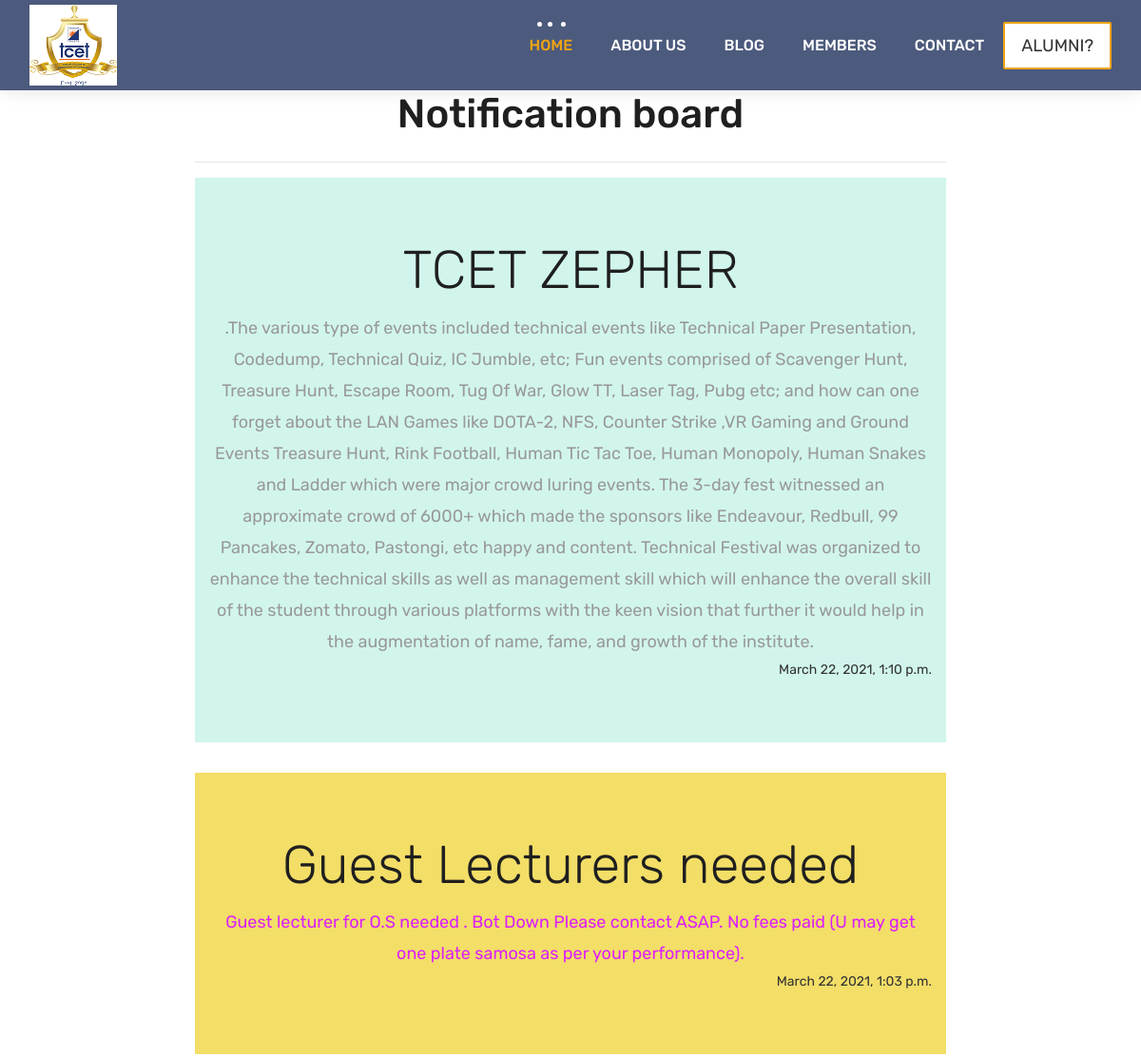
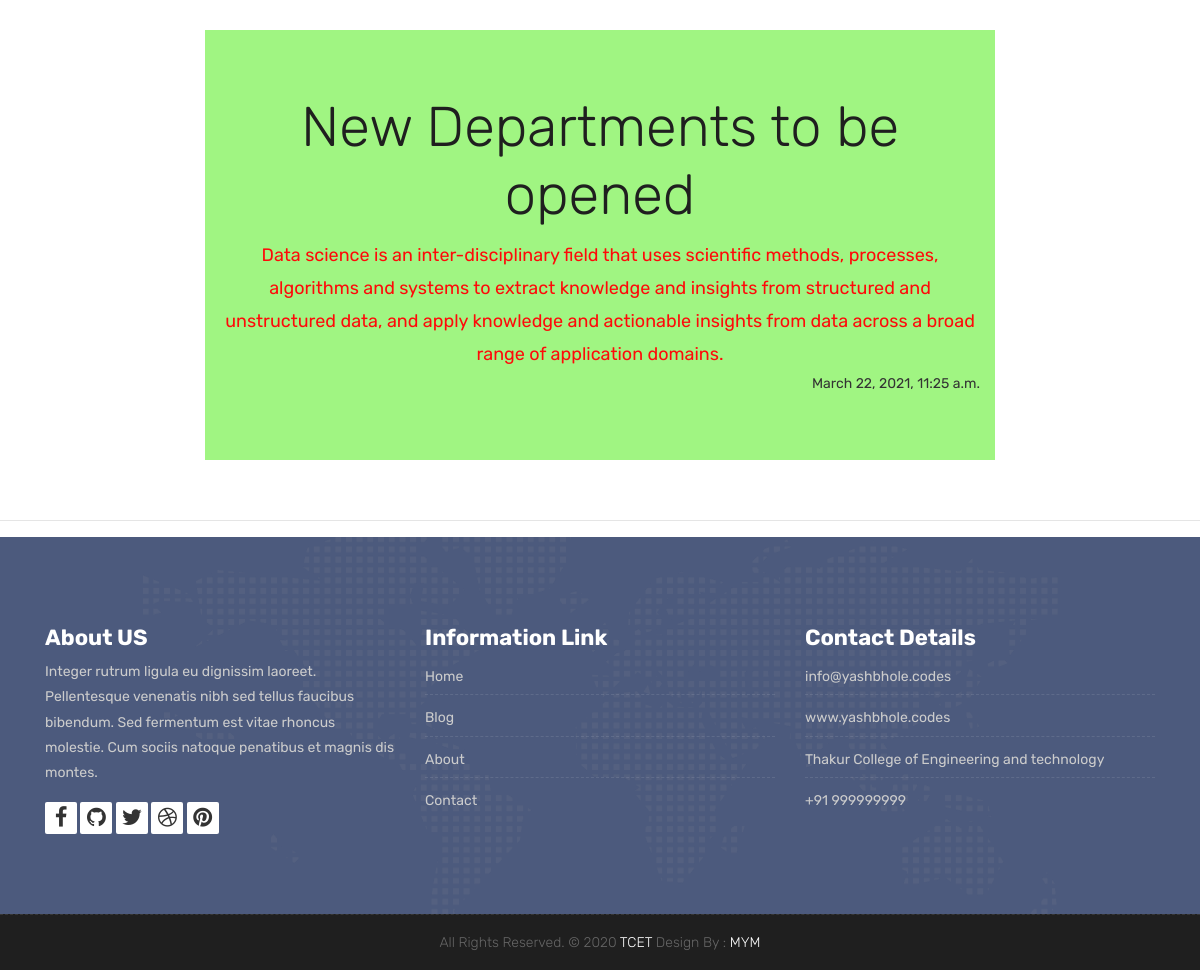
/notifications/, run on the app's committed database (2 pictures, top to bottom).
### website/models.py (models this page shows, shortened)
class Notification(models.Model):
    NEWS_TYPE = (
        ("Infomative", "Informative"),
        ("Events", "Events"),
        ("Urgent", "Urgent"),
    )
    Title = models.CharField(max_length=100)
    Type = models.CharField(max_length=100, choices=NEWS_TYPE)
    description = models.TextField(max_length=2500)
    created = models.DateTimeField(default=timezone.now)

### website/views.py (the view)
# urls.py: path('notifications/',notification_system, name='notification'),
def notification_system(request):
    context={}
    Notification_list = Notification.objects.all().order_by('created').reverse()
    template = 'website/notifications.html'
    context['Notification_list'] = Notification_list
    return render(request, template, context)

### website/templates/website/notifications.html (shortened to what this page needs)
{% extends 'website/header_&_footer.html' %}
{% load static %}
	{% block content %}
	<div class="section-title row text-center">
                <div class="col-md-8 offset-md-2">
                    <h3>Notification board</h3>
                    <hr>
                    {% for notification in Notification_list %}
                    {% if notification.Type == 'Events' %}
                    <div class="jumbotron jumbotron-fluid" style="background-color:#d1f5ed">
                      <div class="container">
                        <h1 class="display-4">{{ notification.Title }}</h1>
                        <p class="lead">{{ notification.description }}</p>
                        <div class="float-right">{{ notification.created}}</div><br>
                      </div>
                    </div>
                    {% elif notification.Type == 'Infomative' %}
                    <div class="jumbotron jumbotron-fluid" style="background-color:#a0f582">
                      <div class="container">
                        <h1 class="display-4">{{ notification.Title }}</h1>
                        <p style="color:#ff0909">{{ notification.description }}</p>
                        <div class="float-right">{{ notification.created}}</div><br>
                      </div>
                    </div>
                    {% elif notification.Type == 'Urgent' %}
                    <div class="jumbotron jumbotron-fluid" style="background-color:#f3de67">
                      <div class="container">
                        <h1 class="display-4">{{ notification.Title }}</h1>
                        <p class="lead" style="color:#db1ffa">{{ notification.description }}</p>
                        <div class="float-right">{{ notification.created}}</div><br>
                      </div>
                    </div>
                    {% endif %}
                    {% endfor %}
                </div>
            </div>
        <hr>
    {% endblock %}

### static/website/css/style.css (style rules this page uses)
body { color: #333333; font-size: 14px; font-family: 'Rubik', sans-serif; line-height: 1.80857; }
html, body { height: 100%; }
h1, h2, h3, h4, h5, h6 { letter-spacing: 0; font-weight: normal; position: relative; padding: 0 0 10px 0; font-weight: normal; line-height: 120% !important; color: #1f1f1f; margin: 0 }
h1 { font-size: 24px }
h3 { font-size: 18px }
.lead { font-size: 18px; line-height: 30px; color: #767676; margin: 0; padding: 0; }
.section-title { display: block; position: relative; margin-bottom: 60px; }
.section-title p { color: #999; font-weight: 400; font-size: 18px; line-height: 33px; margin: 0; }
.section-title h3 { font-size: 42px; font-weight: 500; line-height: 62px; margin: 0 0 25px; padding: 0; text-transform: none; }

### data on the page
Notification: Title "TCET ZEPHER", description ".The various type of events included technical events like Technical Paper Presentation, Codedump, Technical Quiz, IC Jumble, etc; Fun events comprised of Scavenger Hunt, Treasure Hunt, Escape Room, Tug Of War, Glow TT, Laser Tag, Pubg etc; and how can one forget about the LAN Games like DOTA-2, NFS, Counter Strike ,VR Gaming and Ground Events Treasure Hunt, Rink Football, Human Tic Tac Toe, Human Monopoly, Human Snakes and Ladder which were major crowd luring events. The 3-day fest witnessed an approximate crowd of 6000+ which made the sponsors like Endeavour, Redbull, 99 Pancakes, Zomato, Pastongi, etc happy and content. Technical Festival was organized to enhance the technical skills as…", created "March 22, 2021, 1:10 p.m."
Notification: Title "Guest Lecturers needed", description "Guest lecturer for O.S needed . Bot Down Please contact ASAP. No fees paid (U may get one plate samosa as per your performance).", created "March 22, 2021, 1:03 p.m."
Notification: Title "New Departments to be opened", description "Data science is an inter-disciplinary field that uses scientific methods, processes, algorithms and systems to extract knowledge and insights from structured and unstructured data, and apply knowledge and actionable insights from data across a broad range of application domains.", created "March 22, 2021, 11:25 a.m."
